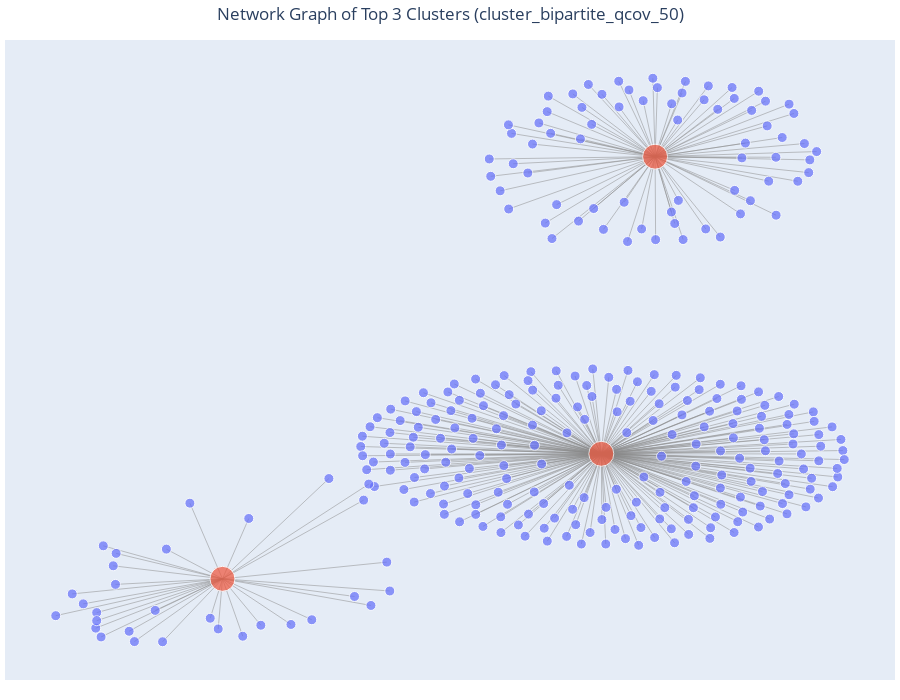

The cell this chart's notebook holds for it:
### Code cell
import networkx as nx
import plotly.graph_objects as go

# 1. Filter for top 3 clusters
top_3_clusters = df_sorted[cluster_col].value_counts().nlargest(3).index
df_top3 = df_sorted[df_sorted[cluster_col].isin(top_3_clusters)]

print(f"Visualizing top 3 clusters: {list(top_3_clusters)}")

# 2. Create Graph
G = nx.Graph()

# Add cluster centers
for cid in top_3_clusters:
    cluster_node = f"Cluster {cid}"
    # Store metadata for visualization
    G.add_node(cluster_node, node_type='cluster', size=30, color='red', hover_text=f"Cluster {cid} Center")

# Add protein nodes and edges to cluster center
for _, row in df_top3.iterrows():
    prot_node = row['uniprot']
    cluster_node = f"Cluster {row[cluster_col]}"
    info = row['protein_info']
    
    # Add protein node
    G.add_node(prot_node, node_type='protein', size=10, color='blue', hover_text=info)
    # Add edge to its cluster center
    G.add_edge(prot_node, cluster_node)

# 3. Compute Layout (Spring layout works well for clusters)
pos = nx.spring_layout(G, seed=42, k=0.15, iterations=50)

# 4. Prepare Plotly Traces

# Edge Trace
edge_x = []
edge_y = []
for edge in G.edges():
    x0, y0 = pos[edge[0]]
    x1, y1 = pos[edge[1]]
    edge_x.extend([x0, x1, None])
    edge_y.extend([y0, y1, None])

edge_trace = go.Scatter(
    x=edge_x, y=edge_y,
    line=dict(width=0.5, color='#888'),
    hoverinfo='none',
    mode='lines')

# Node Trace
node_x = []
node_y = []
node_text = []
node_color = []
node_size = []

for node in G.nodes():
    x, y = pos[node]
    node_x.append(x)
    node_y.append(y)
    node_text.append(G.nodes[node]['hover_text'])
    
    # Style based on node type
    if G.nodes[node]['node_type'] == 'cluster':
        node_color.append('#EF553B') # Red-ish
        node_size.append(25)
    else:
        node_color.append('#636EFA') # Blue-ish
        node_size.append(10)

node_trace = go.Scatter(
    x=node_x, y=node_y,
    mode='markers',
    hoverinfo='text',
    marker=dict(
        showscale=False,
        color=node_color,
        size=node_size,
        line_width=1,
        line_color='white'))

node_trace.text = node_text

# 5. Create Figure
fig_network = go.Figure(data=[edge_trace, node_trace],
             layout=go.Layout(
                title=f'Network Graph of Top 3 Clusters ({cluster_col})',
                title_x=0.5,
                showlegend=False,
                hovermode='closest',
                margin=dict(b=20,l=5,r=5,t=40),
                xaxis=dict(showgrid=False, zeroline=False, showticklabels=False),
                yaxis=dict(showgrid=False, zeroline=False, showticklabels=False),
                height=700
             ))

fig_network.show()

### Figure 1 — Plotly figure (JSON) as saved in the notebook; plotly's stock layout.template omitted (floating-point values rounded to 4 significant figures; data arrays with more than 128 entries replaced by an {"elided": "..."} marker saying what was removed)
{"data": [{"hoverinfo": "none", "line": {"color": "#888", "width": 0.5}, "mode": "lines", "type": "scatter", "x": {"elided": "915 float values"}, "y": {"elided": "915 float values"}}, {"hoverinfo": "text", "marker": {"color": {"elided": "308 str values"}, "line": {"color": "white", "width": 1}, "showscale": false, "size": {"elided": "308 int values"}}, "mode": "markers", "text": {"elided": "308 str values"}, "type": "scatter", "x": {"elided": "308 float values"}, "y": {"elided": "308 float values"}}], "layout": {"height": 700, "hovermode": "closest", "margin": {"b": 20, "l": 5, "r": 5, "t": 40}, "showlegend": false, "title": {"text": "Network Graph of Top 3 Clusters (cluster_bipartite_qcov_50)", "x": 0.5}, "xaxis": {"showgrid": false, "showticklabels": false, "zeroline": false}, "yaxis": {"showgrid": false, "showticklabels": false, "zeroline": false}}}
